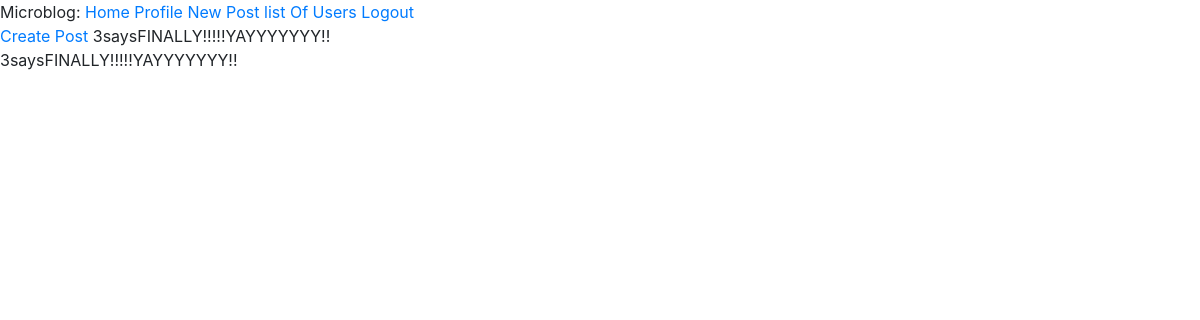
The app's page /view_grouppost/4 (signed in) with its own data.
### app/models.py (models this page shows)
class GroupPost(db.Model):
    id = db.Column(db.Integer, primary_key=True)
    content = db.Column(db.Text)
    timestamp = db.Column(db.DateTime, index=True, default=datetime.utcnow)
    sender_id = db.Column(db.Integer , db.ForeignKey('user.id'))
    group_id = db.Column(db.Integer , db.ForeignKey('group.id'))

### app/users/routes.py (the view)
@users.route('/view_grouppost/<int:group_id>')
@login_required
def view_grouppost(group_id):
    group = Group.query.filter_by(id=group_id).first_or_404()
    if not group.is_member(current_user):
        return redirect(url_for('users.add_member', group_id=group_id))
    posts=GroupPost.query.filter_by(group_id=group_id)
    return render_template('group_posts.html', group_id=group_id, posts=posts)

### app/models.py (called while the page is built)
@login.user_loader
def load_user(id):
    return User.query.get(int(id))

    def is_member(self, user):
    	return self.members.filter(
    		groupmember.c.member_id == user.id).count()>0

### app/templates/group_posts.html
{% extends "base.html" %}
{% block content %}
<br/>
    <a href="{{ url_for('users.add_grouppost', group_id=group_id) }}"> Create Post </a>
    {% for post in posts %}
    {{ post.sender_id }}says{{ post.content }}
    <br/>
     {% endfor %}
{% endblock %}

### records on screen
GroupPost: sender_id "3", content "FINALLY!!!!!YAYYYYYYY!!"
GroupPost: sender_id "3", content "FINALLY!!!!!YAYYYYYYY!!"
